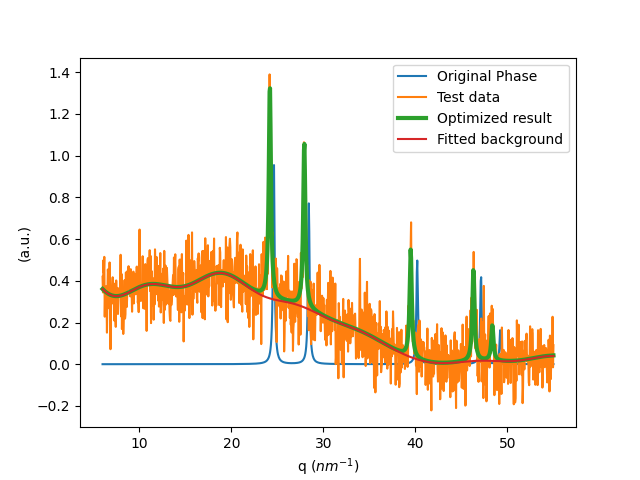

This figure's Python source:
import numpy as np
import matplotlib.pyplot as plt

from pyPhaseLabel import PhaseModel, CrystalPhase, EQ, BackgroundModel
from pyPhaseLabel import create_phases, evaluate_obj, optimize_phase, Lorentz 

with open('sticks.csv', 'r') as f:
    t = f.read()

phases = create_phases(t, 0.1, Lorentz())

x = np.linspace(6, 55, 1024)
y = np.zeros(1024)
new_phase = CrystalPhase(phases[1], [4.5, 1.0, 0.15])
t = evaluate_obj(phases[1], x) 


test_data = (evaluate_obj(new_phase, x) 
             + 0.2*np.sin(x/10) 
             + 0.1*np.random.randn(1024)+0.2)
bg = BackgroundModel(x, EQ(), 5)
p = PhaseModel(phases[1], bg)
pm = optimize_phase(p, x, test_data, maxiter=512)
plt.plot(x, t, label="Original Phase")
plt.plot(x, test_data, label="Test data")
plt.plot(x, evaluate_obj(pm, x), label="Optimized result", linewidth=3)
plt.plot(x, evaluate_obj(pm.background, x), label="Fitted background")
plt.legend()
plt.xlabel("q ($nm^{-1}$)")
plt.ylabel("(a.u.)")
plt.show()
